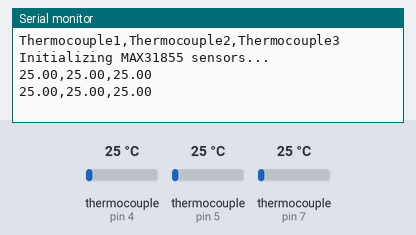
This sketch was run on a simulated Arduino Uno, built with avr-gcc and run on an emulated ATmega328P. Parts: the last lines printed to the serial monitor. The test bench sets the inputs (shaded band); at power-on: thermocouple (sensors on pin 4, pin 5, pin 7) 25 °C.

Above: at 1.8 s.
1.9 s: thermocouple (sensor on pin 4) set to 6 °C
At 2.9 s:
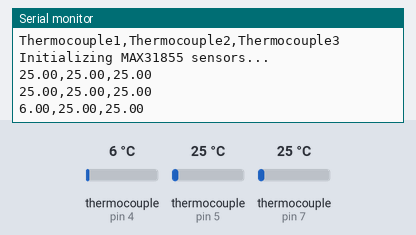
3.4 s: thermocouple (sensor on pin 5) set to 6 °C
At 4.7 s:
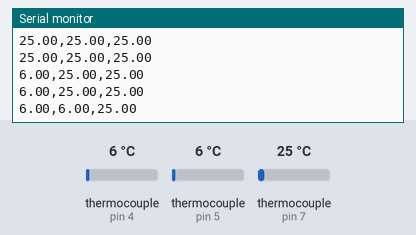
4.9 s: thermocouple (sensor on pin 7) set to 6 °C
At 5.8 s:
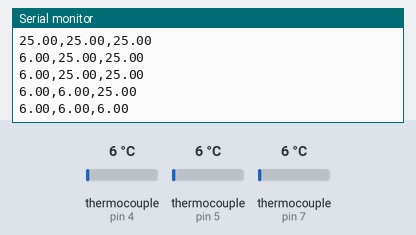
6.4 s: thermocouple (sensor on pin 4) set to 75 °C
At 7.5 s:
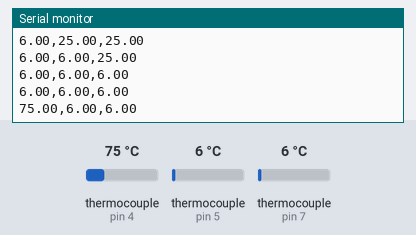
7.9 s: thermocouple (sensor on pin 5) set to 75 °C
At 8.4 s:
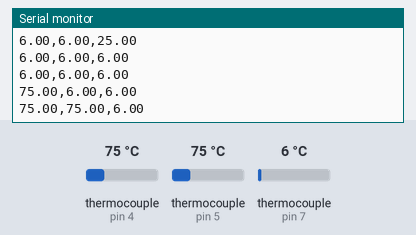
9.4 s: thermocouple (sensor on pin 7) set to 75 °C
At 10.9 s:
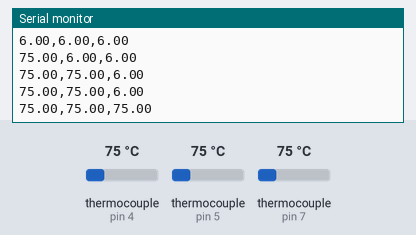
Timing chart, 0 to 11.9 s (numbered marks = the images above; inputs shaded):
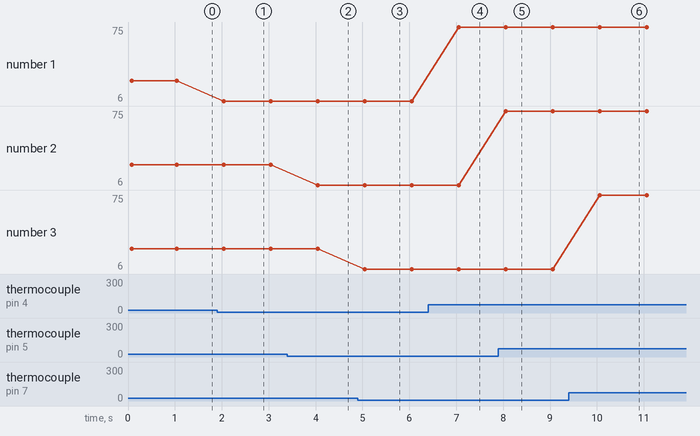

The sketch:

Temp_data_to_python.ino
```cpp
#include <SPI.h>
#include <Adafruit_MAX31855.h>

#define MAXDO  12
#define MAXCLK 13

// Assigning Chip Select (CS) Pins
Adafruit_MAX31855 thermocouple1(MAXCLK, 4, MAXDO);
Adafruit_MAX31855 thermocouple2(MAXCLK, 5, MAXDO);
Adafruit_MAX31855 thermocouple3(MAXCLK, 7, MAXDO);

void setup() {
    Serial.begin(9600);
    Serial.println("Thermocouple1,Thermocouple2,Thermocouple3"); // CSV Header

    Serial.println("Initializing MAX31855 sensors...");

    if (!thermocouple1.begin()) {
        Serial.println("Error: Sensor 1 not found.");
    }
    if (!thermocouple2.begin()) {
        Serial.println("Error: Sensor 2 not found.");
    }
    if (!thermocouple3.begin()) {
        Serial.println("Error: Sensor 3 not found.");
    }
}

void loop() {
    double thermo1 = thermocouple1.readCelsius();
    double thermo2 = thermocouple2.readCelsius();
    double thermo3 = thermocouple3.readCelsius();

    Serial.print(thermo1);
    Serial.print(",");
    Serial.print(thermo2);
    Serial.print(",");
    Serial.println(thermo3); // Corrected CSV formatting

    delay(1000); // Read temperature every 1 second
}
```

Measured:
- after the input at 1.9 s, the serial monitor: prints a new line after 0.14 s (image 1)
- after the input at 3.4 s, the serial monitor: prints a new line after 0.64 s (image 2)
- after the input at 4.9 s, the serial monitor: prints a new line after 0.15 s (image 3)
- after the input at 6.4 s, the serial monitor: prints a new line after 0.65 s (image 4)
- after the input at 7.9 s, the serial monitor: prints a new line after 0.16 s (image 5)
- after the input at 9.4 s, the serial monitor: prints a new line after 0.66 s (image 6)
- plotted number 1: 25 → 6 after the input at 1.9 s, 6 → 75 after the input at 6.4 s
